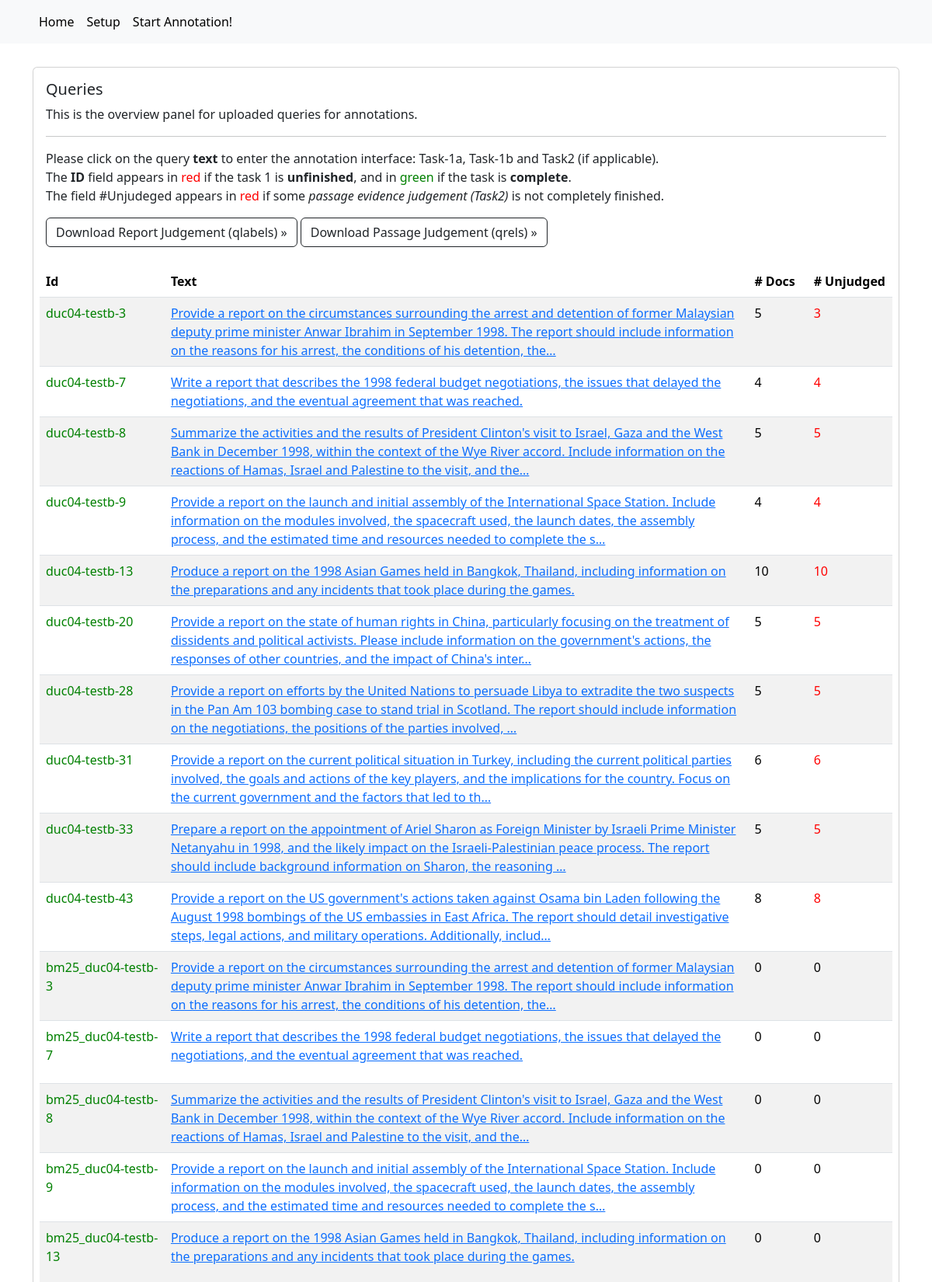
Screenshot of /query (upper part) with the database file from the repository.
### judgementapp/models.py (models this page shows, shortened)
class Query(models.Model):
    qId = models.CharField(max_length=100)
    text = models.CharField(max_length=300, default="NA")
    topic = models.JSONField(default={'1': 1})
    metadata = models.JSONField(default=default_query_metadata)
    questions = models.JSONField(default=default_query_questions)
    question_labels = models.JSONField(default=default_query_question_labels)
    reference = models.TextField()
    report = models.TextField()
    nuggets = models.JSONField(default=default_query_nuggets)
    def unfinished(self):
        n_total = sum([1 for v in self.question_labels.values() if v != -2])
        n_judged = sum([1 for v in self.question_labels.values() if v >= 0])
        if n_judged == 0:
            return 0
        elif n_total != n_judged:
            return 1
        else:
            return 2
    def num_unjudged_docs(self):
        unjugded = [1 for judgement in self.judgements() if max(judgement.relevances.values()) == -1]
        return len(unjugded)
    def num_judgements(self):
        return len(self.judgements())
    def judgements(self):
        return Judgement.objects.filter(query=self.id)

class Judgement(models.Model):
    labels = {-1: 'Unjudged', 0: 'Not relvant', 1: 'minimally relevant', 2:'limited relevant', 3:'partially relevant', 4:'mostly relevant', 5:'fully relevant'}
    query = models.ForeignKey(Query, on_delete=models.CASCADE)
    document = models.ForeignKey(Document, on_delete=models.CASCADE)
    comment = models.TextField(default="", null=True)
    relevances = models.JSONField(default=default_judgement_relevances)
    rationales = models.JSONField(default=default_judgement_rationales)
    judged = models.BooleanField(default=False)

### judgementapp/views.py (the view)
# urls.py: re_path(r'^query$', views.query_list, name='query_list'),
def query_list(request):
    queries = Query.objects.order_by('id')
    return render(request, 'judgementapp/query_list.html', {'queries': queries})

### judgementapp/templates/judgementapp/query_list.html (shortened to what this page needs)
{% extends "judgementapp/base.html" %}
{% block content %}
<div class="card">
    <div class="card-body">
        <h5 class="card-title">Queries</h5>
        <p class="card-text">
        This is the overview panel for uploaded queries for annotations. <hr/>
        Please click on the query <strong>text</strong> to enter the annotation interface: Task-1a, Task-1b and Task2 (if applicable).<br/>
        The <strong>ID</strong> field appears in <span style="color: red;">red</span> if the task 1 is <strong>unfinished</strong>, and in <span style="color: green;">green</span> if the task is <strong>complete</strong>.<br/>
        The field #Unjudeged appears in <span style="color: red">red</span> if some <i>passage evidence judgement (Task2)</i> is not completely finished.
        </p>
        {% if queries %}
        <a href="{% url 'qlabels' %}" class="btn btn-outline-dark">Download Report Judgement (qlabels) &raquo;</a>
        <a href="{% url 'qrels' %}" class="btn btn-outline-dark">Download Passage Judgement (qrels) &raquo;</a>
        {% endif %}
    </div>
    <div class="table-responsive m-2">
        <table class="table table-striped">
        <thead style="table-layout:fixed">
            <tr><th style="width: 13%">Id</th>
                <th style="width: 70%">Text</th>
                <th style="width: 7%"># Docs</th>
                <th style="width: 10%"># Unjudged</th>
            </tr>
        </thead>
        <tbody>
            {% for query in queries %}
                <tr><td><p style="color:
                    {% if query.unfinished == 2 %} green {% endif %}">{{ query.qId }}</p>
                </td>
                <td><a href="{% url 'query' qId=query.qId%}">{{ query.text|truncatechars:256 }}</a>
                </td>
                <td>{{ query.num_judgements }}</td>
                {% if query.type.0 == 1 %}
                    <td style="color: lightgray"><u>{{ query.num_unjudged_docs }}</u></td>
                {% elif query.num_unjudged_docs > 0 %}
                    <td style="color: red" >{{ query.num_unjudged_docs }}</td>
                {% else %}
                    <td>{{ query.num_unjudged_docs }}</td>
                {% endif %}
            </tr>
            {% endfor %}
        </tbody>
        </table>
    </div>
</div>
{% endblock %}

### rows the page displays
Query: qId "duc04-testb-3", text "Provide a report on the circumstances surrounding the arrest and detention of former Malaysian deputy prime minister Anwar Ibrahim in September 1998. The report should include information on the reasons for his arrest, the conditions of his detention, the…", num_judgements "5", num_unjudged_docs "3"
Query: qId "duc04-testb-7", text "Write a report that describes the 1998 federal budget negotiations, the issues that delayed the negotiations, and the eventual agreement that was reached.", num_judgements "4", num_unjudged_docs "4"
Query: qId "duc04-testb-8", text "Summarize the activities and the results of President Clinton's visit to Israel, Gaza and the West Bank in December 1998, within the context of the Wye River accord. Include information on the reactions of Hamas, Israel and Palestine to the visit, and the…", num_judgements "5", num_unjudged_docs "5"
Query: qId "duc04-testb-9", text "Provide a report on the launch and initial assembly of the International Space Station. Include information on the modules involved, the spacecraft used, the launch dates, the assembly process, and the estimated time and resources needed to complete the s…", num_judgements "4", num_unjudged_docs "4"
Query: qId "duc04-testb-13", text "Produce a report on the 1998 Asian Games held in Bangkok, Thailand, including information on the preparations and any incidents that took place during the games.", num_judgements "10", num_unjudged_docs "10"
Query: qId "duc04-testb-20", text "Provide a report on the state of human rights in China, particularly focusing on the treatment of dissidents and political activists. Please include information on the government's actions, the responses of other countries, and the impact of China's inter…", num_judgements "5", num_unjudged_docs "5"
Query: qId "duc04-testb-28", text "Provide a report on efforts by the United Nations to persuade Libya to extradite the two suspects in the Pan Am 103 bombing case to stand trial in Scotland. The report should include information on the negotiations, the positions of the parties involved, …", num_judgements "5", num_unjudged_docs "5"
Query: qId "duc04-testb-31", text "Provide a report on the current political situation in Turkey, including the current political parties involved, the goals and actions of the key players, and the implications for the country. Focus on the current government and the factors that led to th…", num_judgements "6", num_unjudged_docs "6"
Query: qId "duc04-testb-33", text "Prepare a report on the appointment of Ariel Sharon as Foreign Minister by Israeli Prime Minister Netanyahu in 1998, and the likely impact on the Israeli-Palestinian peace process. The report should include background information on Sharon, the reasoning …", num_judgements "5", num_unjudged_docs "5"
Query: qId "duc04-testb-43", text "Provide a report on the US government's actions taken against Osama bin Laden following the August 1998 bombings of the US embassies in East Africa. The report should detail investigative steps, legal actions, and military operations. Additionally, includ…", num_judgements "8", num_unjudged_docs "8"
Query: qId "bm25_duc04-testb-3", text "Provide a report on the circumstances surrounding the arrest and detention of former Malaysian deputy prime minister Anwar Ibrahim in September 1998. The report should include information on the reasons for his arrest, the conditions of his detention, the…", num_judgements "0", num_unjudged_docs "0"
Query: qId "bm25_duc04-testb-7", text "Write a report that describes the 1998 federal budget negotiations, the issues that delayed the negotiations, and the eventual agreement that was reached.", num_judgements "0", num_unjudged_docs "0"
Query: qId "bm25_duc04-testb-8", text "Summarize the activities and the results of President Clinton's visit to Israel, Gaza and the West Bank in December 1998, within the context of the Wye River accord. Include information on the reactions of Hamas, Israel and Palestine to the visit, and the…", num_judgements "0", num_unjudged_docs "0"
Query: qId "bm25_duc04-testb-9", text "Provide a report on the launch and initial assembly of the International Space Station. Include information on the modules involved, the spacecraft used, the launch dates, the assembly process, and the estimated time and resources needed to complete the s…", num_judgements "0", num_unjudged_docs "0"
Query: qId "bm25_duc04-testb-13", text "Produce a report on the 1998 Asian Games held in Bangkok, Thailand, including information on the preparations and any incidents that took place during the games.", num_judgements "0", num_unjudged_docs "0"
